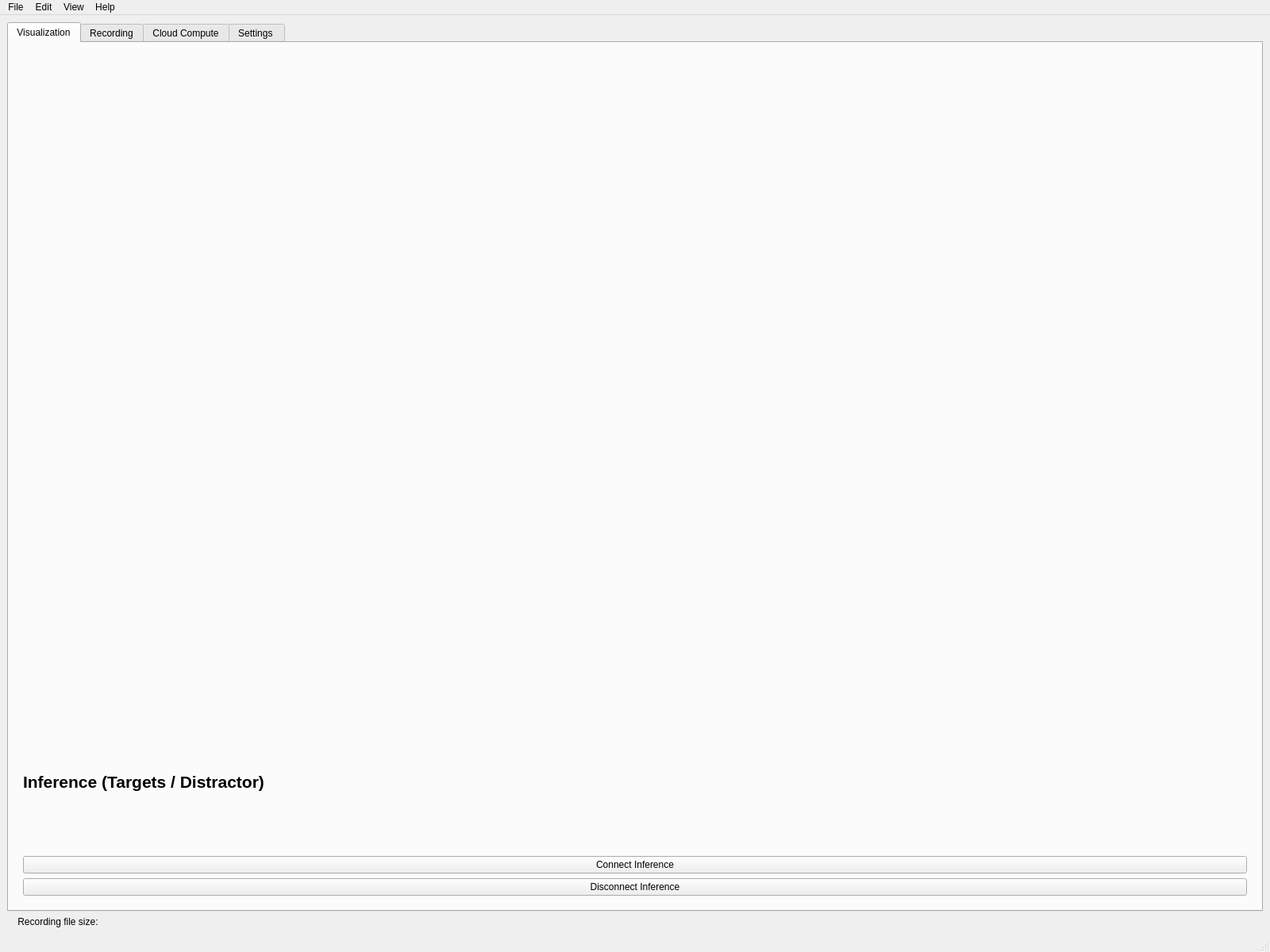
<?xml version="1.0" encoding="UTF-8"?>
<ui version="4.0">
 <class>MainWindow</class>
 <widget class="QMainWindow" name="MainWindow">
  <property name="geometry">
   <rect>
    <x>0</x>
    <y>0</y>
    <width>1600</width>
    <height>1200</height>
   </rect>
  </property>
  <property name="windowTitle">
   <string>MainWindow</string>
  </property>
  <widget class="QWidget" name="centralwidget">
   <layout class="QVBoxLayout" name="verticalLayout">
    <item>
     <widget class="QTabWidget" name="tabWidget">
      <property name="cursor">
       <cursorShape>ArrowCursor</cursorShape>
      </property>
      <property name="currentIndex">
       <number>0</number>
      </property>
      <widget class="QWidget" name="visualization_tab">
       <attribute name="title">
        <string>Visualization</string>
       </attribute>
       <layout class="QVBoxLayout" name="MainTabVerticalLayout">
        <item>
         <widget class="QWidget" name="sensorWidget" native="true">
          <layout class="QHBoxLayout" name="sensorTabSensorsHorizontalLayout">
           <item>
            <widget class="QWidget" name="camWidget" native="true">
             <layout class="QVBoxLayout" name="camWidgetVerticalLayout"/>
            </widget>
           </item>
          </layout>
         </widget>
        </item>
        <item>
         <widget class="QWidget" name="inference_widget" native="true">
          <property name="sizePolicy">
           <sizepolicy hsizetype="Preferred" vsizetype="Preferred">
            <horstretch>0</horstretch>
            <verstretch>0</verstretch>
           </sizepolicy>
          </property>
          <property name="minimumSize">
           <size>
            <width>0</width>
            <height>250</height>
           </size>
          </property>
          <property name="maximumSize">
           <size>
            <width>16777215</width>
            <height>250</height>
           </size>
          </property>
          <layout class="QVBoxLayout" name="inferenceVerticalLayout">
           <item>
            <widget class="QLabel" name="inference_label">
             <property name="font">
              <font>
               <pointsize>16</pointsize>
               <weight>75</weight>
               <bold>true</bold>
              </font>
             </property>
             <property name="text">
              <string>Inference (Targets / Distractor)</string>
             </property>
            </widget>
           </item>
           <item>
            <widget class="QPushButton" name="connect_inference_btn">
             <property name="text">
              <string>Connect Inference</string>
             </property>
            </widget>
           </item>
           <item>
            <widget class="QPushButton" name="disconnect_inference_btn">
             <property name="text">
              <string>Disconnect Inference</string>
             </property>
            </widget>
           </item>
          </layout>
         </widget>
        </item>
       </layout>
      </widget>
      <widget class="QWidget" name="recordings_tab">
       <attribute name="title">
        <string>Recording</string>
       </attribute>
       <layout class="QVBoxLayout" name="recordings_tab_vertical_layout"/>
      </widget>
      <widget class="QWidget" name="cloud_tab">
       <attribute name="title">
        <string>Cloud Compute</string>
       </attribute>
       <layout class="QVBoxLayout" name="cloud_tab_vertical_layout"/>
      </widget>
      <widget class="QWidget" name="settings_tab">
       <attribute name="title">
        <string>Settings </string>
       </attribute>
       <layout class="QVBoxLayout" name="settings_tab_vertical_layout"/>
      </widget>
     </widget>
    </item>
    <item>
     <widget class="QLabel" name="recordingFileSizeLabel">
      <property name="text">
       <string>    Recording file size: </string>
      </property>
     </widget>
    </item>
   </layout>
  </widget>
  <widget class="QMenuBar" name="menubar">
   <property name="geometry">
    <rect>
     <x>0</x>
     <y>0</y>
     <width>1600</width>
     <height>21</height>
    </rect>
   </property>
   <widget class="QMenu" name="menufile">
    <property name="title">
     <string>File</string>
    </property>
    <addaction name="actionShow_Recordings"/>
    <addaction name="actionExit"/>
   </widget>
   <widget class="QMenu" name="menuEdit">
    <property name="title">
     <string>Edit</string>
    </property>
   </widget>
   <widget class="QMenu" name="menuView">
    <property name="title">
     <string>View</string>
    </property>
   </widget>
   <widget class="QMenu" name="menuHelp">
    <property name="title">
     <string>Help</string>
    </property>
    <addaction name="actionAbout_2"/>
    <addaction name="actionDocumentation"/>
   </widget>
   <addaction name="menufile"/>
   <addaction name="menuEdit"/>
   <addaction name="menuView"/>
   <addaction name="menuHelp"/>
  </widget>
  <widget class="QStatusBar" name="statusbar"/>
  <action name="actionAbout">
   <property name="text">
    <string>About</string>
   </property>
  </action>
  <action name="actionAbout_2">
   <property name="text">
    <string>About</string>
   </property>
  </action>
  <action name="actionDocumentation">
   <property name="text">
    <string>Documentation</string>
   </property>
  </action>
  <action name="actionShow_Recordings">
   <property name="text">
    <string>Show Recordings</string>
   </property>
  </action>
  <action name="actionExit">
   <property name="text">
    <string>Exit</string>
   </property>
  </action>
 </widget>
 <resources/>
 <connections/>
</ui>
